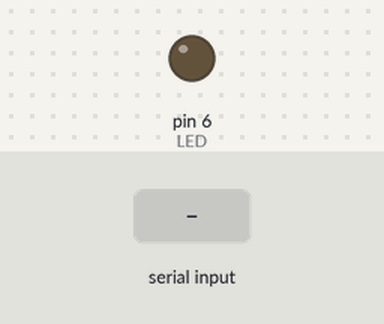
Recording of a sketch running on a simulated Arduino Uno, built with avr-gcc and run on an emulated ATmega328P. Shown: output pins drawn as LEDs (lit = HIGH). Inputs (shaded band) come from the test bench.

Above: at 1.2 s.
1.3 s: byte 1 (1) received over Serial
At 2.5 s:
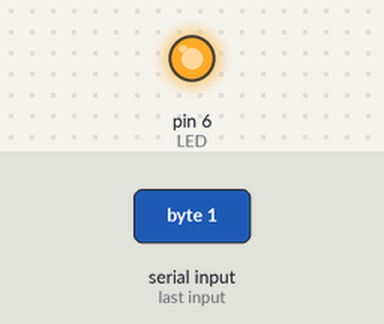
Timing chart, 0 to 4.3 s (numbered marks = the images above; inputs shaded):
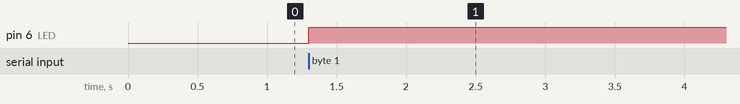

The sketch:

ex12_extend_04_d.ino
```cpp
// [질문10.1]
// 아두이노: 수신된 정수로 LED 점멸 제어

#define LED 6

void setup() {
  Serial.begin(9600);
  pinMode(LED, OUTPUT);
}

void loop() {
  while (Serial.available()) {
    int value = Serial.read();
    if (value == 1) {
      digitalWrite(LED, 1);
    } else if (value == 0) {
      digitalWrite(LED, 0);
    }
  }
}
```

Measured:
- after the input at 1.3 s, pin 6 (LED): LOW → HIGH at once
